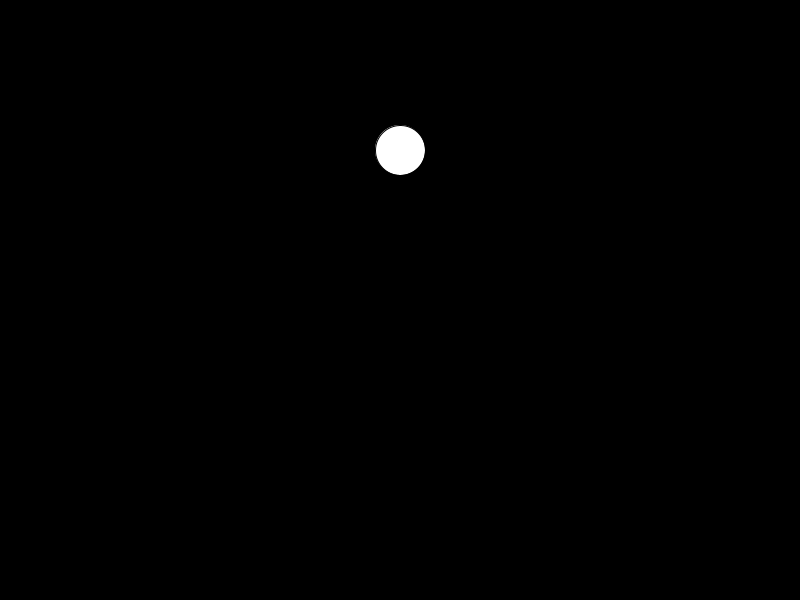
Frame 1 (no input)
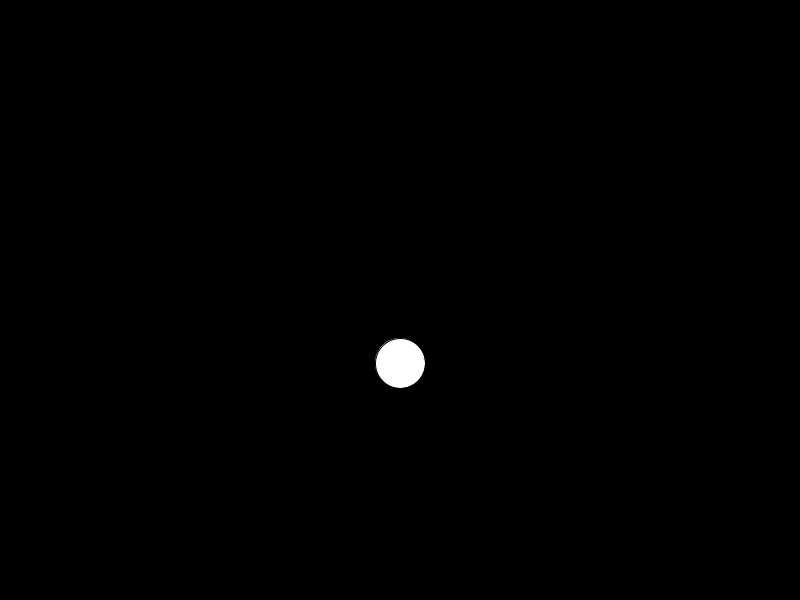
Frame 60 (the mouse pressed at the canvas centre just before this capture)
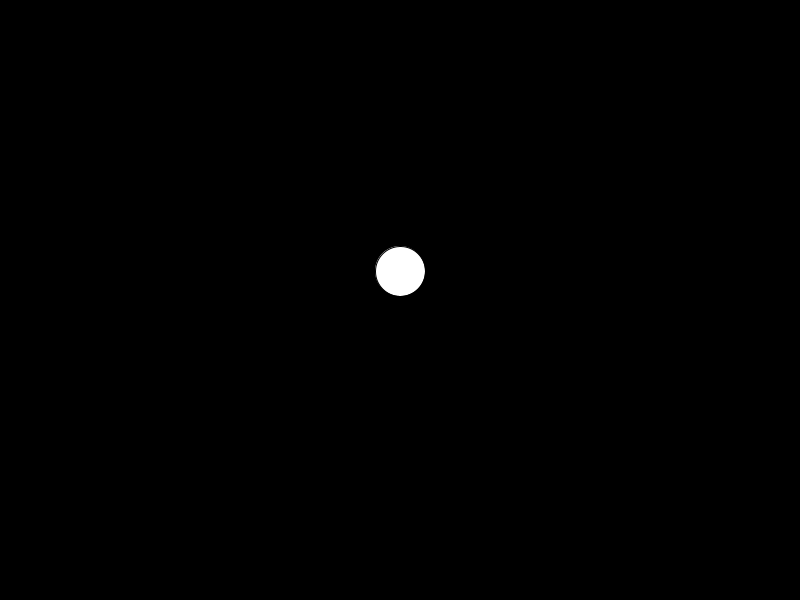
Frame 120 (the mouse held since frame 60 and released just before this capture)

The Processing sketch that drew these frames (run headless with seeded random() and noise(); from frame 60 on, the mouse is pressed at the canvas centre):

// Processing sketch: Gravity_ball
// ── Gravity_ball.pde
float x, y, VelX, VelY, gravity;
int sz=50;
void setup(){
  size(800,600);
  x+=width/2;
  y+=height*.25;
  VelX=0;
  VelY=1;
  gravity=2;
}
void draw(){
  background (0);
  ellipse(x,y,sz,sz);
  x+=VelX;
  y+=VelY;
  VelY+=gravity;
  if(y+sz/2>height){
    VelY= -abs(VelY);
  }
}
